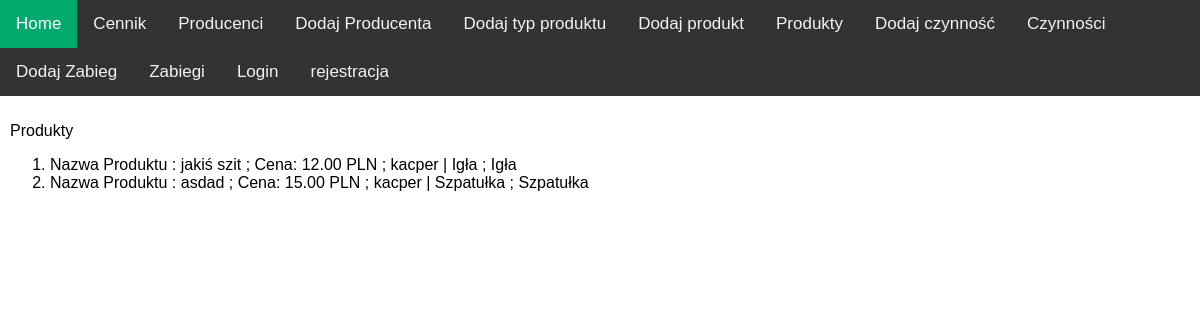
Screenshot of /products/ with the database file from the repository.
### cosm_app/models.py (models this page shows)
class Product(PolymorphicModel):
    producer = models.ForeignKey(Producer, on_delete=models.CASCADE)
    name = models.CharField(max_length=25)
    product_type = models.ForeignKey(ProductType, on_delete=models.CASCADE)
    price = models.DecimalField(max_digits=6, decimal_places=2)
    def __str__(self):
        return f"Nazwa Produktu : {self.name} ; Cena: {self.price} PLN ; {self.producer} ; {self.product_type}"

class Producer(models.Model):
    name = models.CharField(max_length=64)
    product_types = models.ForeignKey(ProductType, on_delete=models.CASCADE)
    def __str__(self):
        return f"{self.name} | {self.product_types}"

class ProductType(models.Model):
    product_type = models.CharField(max_length=15)
    product_type_plural = models.CharField(max_length=15, default="N/A")
    def __str__(self):
        return f"{self.product_type}"

### cosm_app/views.py (the view)
# urls.py: path('products/', views.ProductView.as_view(), name='products'),
class ProductView(View):
    def get(self,request):
        products = Product.objects.all()
        return render(request,'products.html', {'products' : products})

### templates/products.html
{% extends 'base.html'%}
{% block page %}
    <p>Produkty</p>
    {% include 'list_view.html' with object_list=products %}
{% endblock %}

### templates/list_view.html
 <ol>
        {% for obj in object_list %}
            <li>{{ obj }}</li>
        {% endfor %}
    </ol>

### cosm_app/static/main.css (style rules this page uses)
body { margin: 0; font-family: Arial, Helvetica, sans-serif; }

### rows the page displays
Product: name+price+producer "Nazwa Produktu : jakiś szit ; Cena: 12.00 PLN ; kacper | Igła ; Igła"
Product: name+price+producer "Nazwa Produktu : asdad ; Cena: 15.00 PLN ; kacper | Szpatułka ; Szpatułka"
